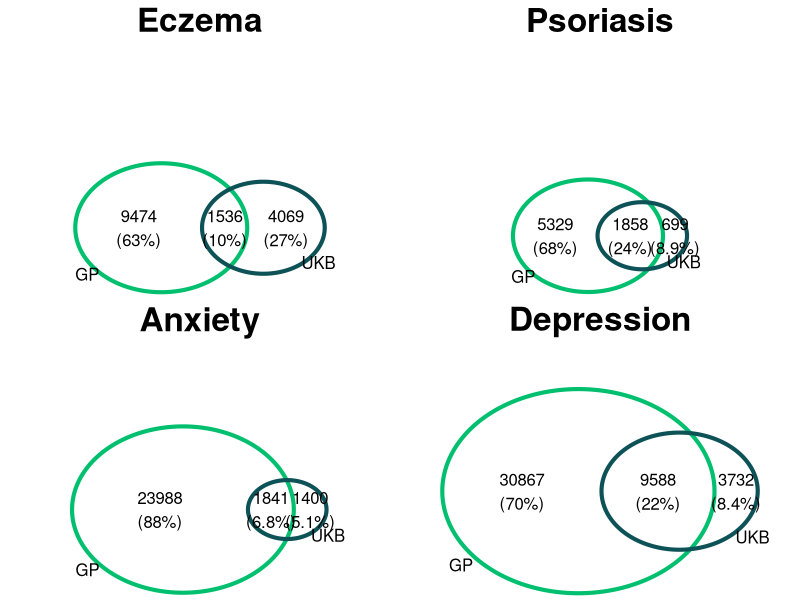

This figure's R source: (Note: this script raises an error after producing the figure.)
library(VennDiagram) 

make_venn_diagram <- function(title, x, mar) {
  venn.diagram(
    main=title, main.cex = 2, main.fontfamily = "sans",
    main.fontface = 2, main.pos = c(0.5,0.85),
    x, col = c("#0D5257", "#00BF6F"),
    alpha = c(1,1), lwd =4, cex=1, pos=100,
    fontfamily="sans",
    cat.cex=1, cat.fontfamily="sans",
    filename = NULL,
    #filename=paste0("venn_diagram_", title, ".tiff"), 
    disable.logging = TRUE,
    #width = 3000, height = 3000,
    margin=mar,
    print.mode = c("raw", "percent"), sigdigs = 2
    )
}

### Assign totals 
tot1 <- 15079
tot2 <- 7886
tot3 <- 27229
tot4 <- 44187
totall <- sum(tot1, tot2, tot3, tot4)

### Assign ratios
rat1 <- tot1/totall
rat2 <- tot2/totall
rat3 <- tot3/totall
rat4 <- tot4/totall
rats <- c(rat1, rat2, rat3, rat4)
margs <- log(1/rats, base=exp(exp(1)))


pdf(here::here("out/venn_diagrams.pdf"), 8,8)
cowplot::plot_grid(
make_venn_diagram("Eczema", list(UKB = 1:5605, GP = 4070:15079), margs[[1]]),
make_venn_diagram("Psoriasis", list(UKB = 1:2557, GP = 700:7886), margs[[2]]),
make_venn_diagram("Anxiety", list(UKB = 1:3241, GP = 1401:27229), margs[[3]]),
make_venn_diagram("Depression", list(UKB = 1:13320, GP = 3733:44187), margs[[4]])
)
dev.off()

svg(here::here("out/venn_diagrams.svg"), 8,8)
cowplot::plot_grid(
  make_venn_diagram("Eczema", list(UKB = 1:5605, GP = 4070:15079), margs[[1]]),
  make_venn_diagram("Psoriasis", list(UKB = 1:2557, GP = 700:7886), margs[[2]]),
  make_venn_diagram("Anxiety", list(UKB = 1:3241, GP = 1401:27229), margs[[3]]),
  make_venn_diagram("Depression", list(UKB = 1:13320, GP = 3733:44187), margs[[4]]),
  scale=exprats
)
dev.off()
